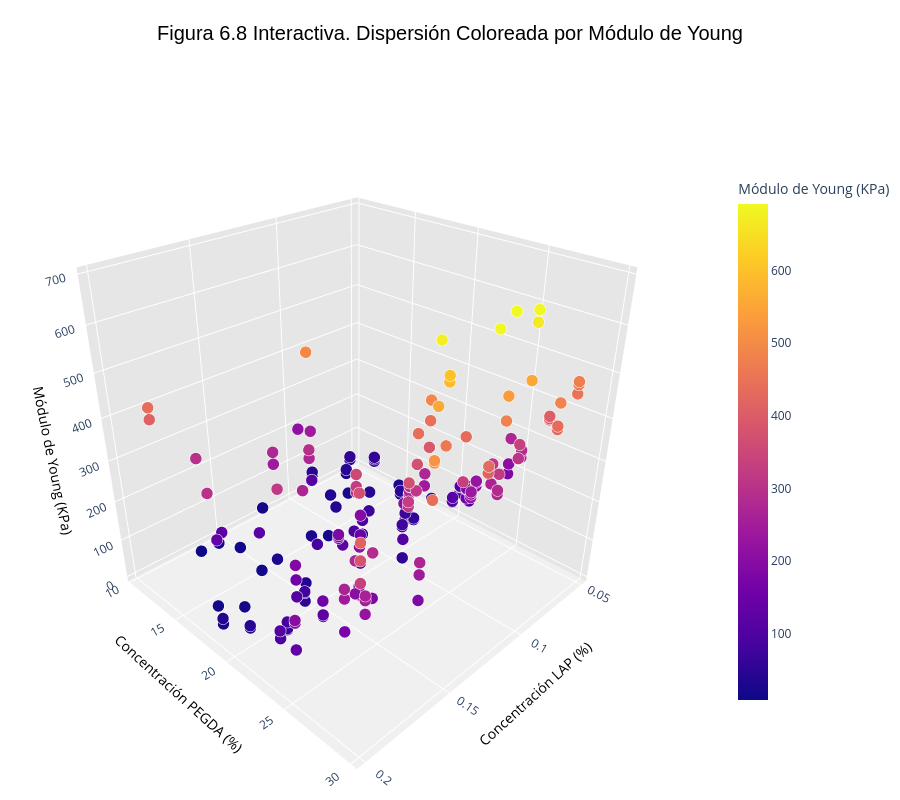

The code cell stored with this chart in its notebook:
### Code cell
import plotly.graph_objects as go

print("Generando Gráfico 3D Interactivo de Puntos con Plotly...")

# =====================================================================
# 1. PREPARACIÓN DE DATOS
# =====================================================================
# Asumo que df_super_limpio y col_young ya están definidos previamente
x_real = df_super_limpio['LAP (%)']
y_real = df_super_limpio['PEGDA (%)'] 
z_real = df_super_limpio[col_young]

# =====================================================================
# 2. CREACIÓN DEL GRÁFICO INTERACTIVO (PLOTLY)
# =====================================================================
fig = go.Figure()

# Añadimos SOLO los Puntos Experimentales Reales
fig.add_trace(go.Scatter3d(
    x=x_real,
    y=y_real,
    z=z_real,
    mode='markers',
    marker=dict(
        size=7,                  
        color=z_real,           
        colorscale='plasma',   
        showscale=True,          
        colorbar=dict(title='Módulo de Young (KPa)', len=0.75),
        symbol='circle',
        line=dict(color='white', width=1) 
    ),
    name='Probetas Reales',
    
    hovertemplate="<b>LAP:</b> %{x:.2f}%<br>" +
                  "<b>PEGDA:</b> %{y:.1f}%<br>" +
                  "<b>Módulo:</b> %{z:.2f} KPa<extra></extra>"
))

# =====================================================================
# 3. ESTÉTICA Y CONTROLES DE LA CÁMARA
# =====================================================================
fig.update_layout(
    title=dict(
        text='Figura 6.8 Interactiva. Dispersión Coloreada por Módulo de Young',
        font=dict(size=20, family='Arial', color='black'),
        x=0.5 # Centrado
    ),
    scene=dict(
        xaxis_title=dict(text='Concentración LAP (%)', font=dict(color='black', size=14)),
        yaxis_title=dict(text='Concentración PEGDA (%)', font=dict(color='black', size=14)),
        zaxis_title=dict(text='Módulo de Young (KPa)', font=dict(color='black', size=14)),
        
        
        xaxis=dict(backgroundcolor="rgb(230, 230,230)", gridcolor="white", showbackground=True, zerolinecolor="white"),
        yaxis=dict(backgroundcolor="rgb(230, 230,230)", gridcolor="white", showbackground=True, zerolinecolor="white"),
        zaxis=dict(backgroundcolor="rgb(240, 240,240)", gridcolor="white", showbackground=True, zerolinecolor="white"),
        
        camera=dict(
            eye=dict(x=1.5, y=1.5, z=1.2)
        )
    ),
    width=900,
    height=800,
    margin=dict(l=0, r=0, b=0, t=80)
)

# Mostrar el gráfico interactivo en el Jupyter Notebook
fig.show()

# Opcional: Guardarlo como un archivo HTML para abrirlo en cualquier navegador web
fig.write_html("Figura_6_8_Interactiva_Solo_Puntos.html")

### Figure 1 — Plotly figure (JSON) as saved in the notebook; plotly's stock layout.template omitted (floating-point values rounded to 4 significant figures; data arrays with more than 128 entries replaced by an {"elided": "..."} marker saying what was removed)
{"data": [{"hovertemplate": "<b>LAP:</b> %{x:.2f}%<br><b>PEGDA:</b> %{y:.1f}%<br><b>Módulo:</b> %{z:.2f} KPa<extra></extra>", "marker": {"color": {"elided": "198 float values"}, "colorbar": {"len": 0.75, "title": {"text": "Módulo de Young (KPa)"}}, "colorscale": [[0, "#0d0887"], [0.1111, "#46039f"], [0.2222, "#7201a8"], [0.3333, "#9c179e"], [0.4444, "#bd3786"], [0.5556, "#d8576b"], [0.6667, "#ed7953"], [0.7778, "#fb9f3a"], [0.8889, "#fdca26"], [1, "#f0f921"]], "line": {"color": "white", "width": 1}, "showscale": true, "size": 7, "symbol": "circle"}, "mode": "markers", "name": "Probetas Reales", "type": "scatter3d", "x": {"elided": "198 float values"}, "y": {"elided": "198 float values"}, "z": {"elided": "198 float values"}}], "layout": {"height": 800, "margin": {"b": 0, "l": 0, "r": 0, "t": 80}, "scene": {"camera": {"eye": {"x": 1.5, "y": 1.5, "z": 1.2}}, "xaxis": {"backgroundcolor": "rgb(230, 230,230)", "gridcolor": "white", "showbackground": true, "title": {"font": {"color": "black", "size": 14}, "text": "Concentración LAP (%)"}, "zerolinecolor": "white"}, "yaxis": {"backgroundcolor": "rgb(230, 230,230)", "gridcolor": "white", "showbackground": true, "title": {"font": {"color": "black", "size": 14}, "text": "Concentración PEGDA (%)"}, "zerolinecolor": "white"}, "zaxis": {"backgroundcolor": "rgb(240, 240,240)", "gridcolor": "white", "showbackground": true, "title": {"font": {"color": "black", "size": 14}, "text": "Módulo de Young (KPa)"}, "zerolinecolor": "white"}}, "title": {"font": {"color": "black", "family": "Arial", "size": 20}, "text": "Figura 6.8 Interactiva. Dispersión Coloreada por Módulo de Young", "x": 0.5}, "width": 900}}
